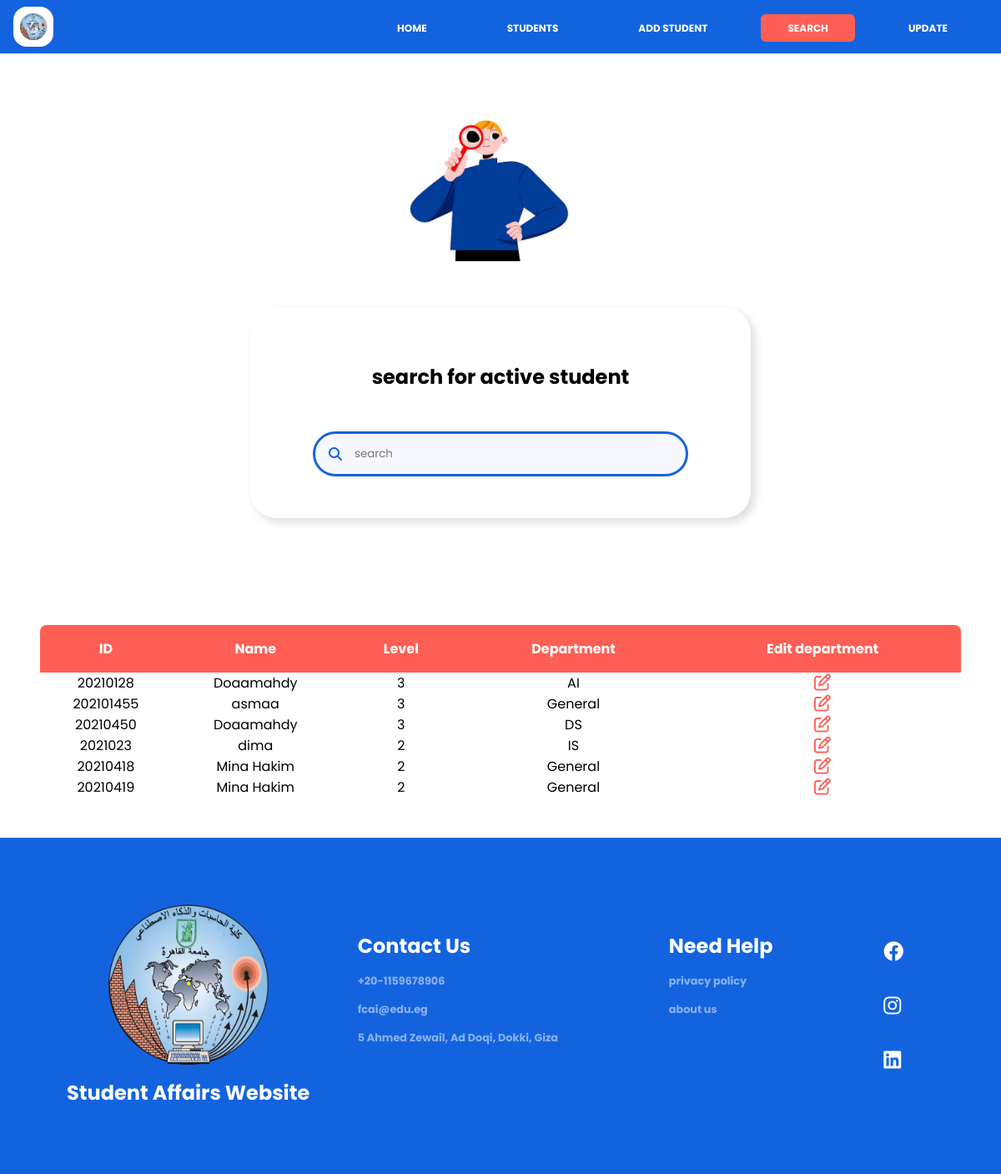
The app's page /search/, older data.
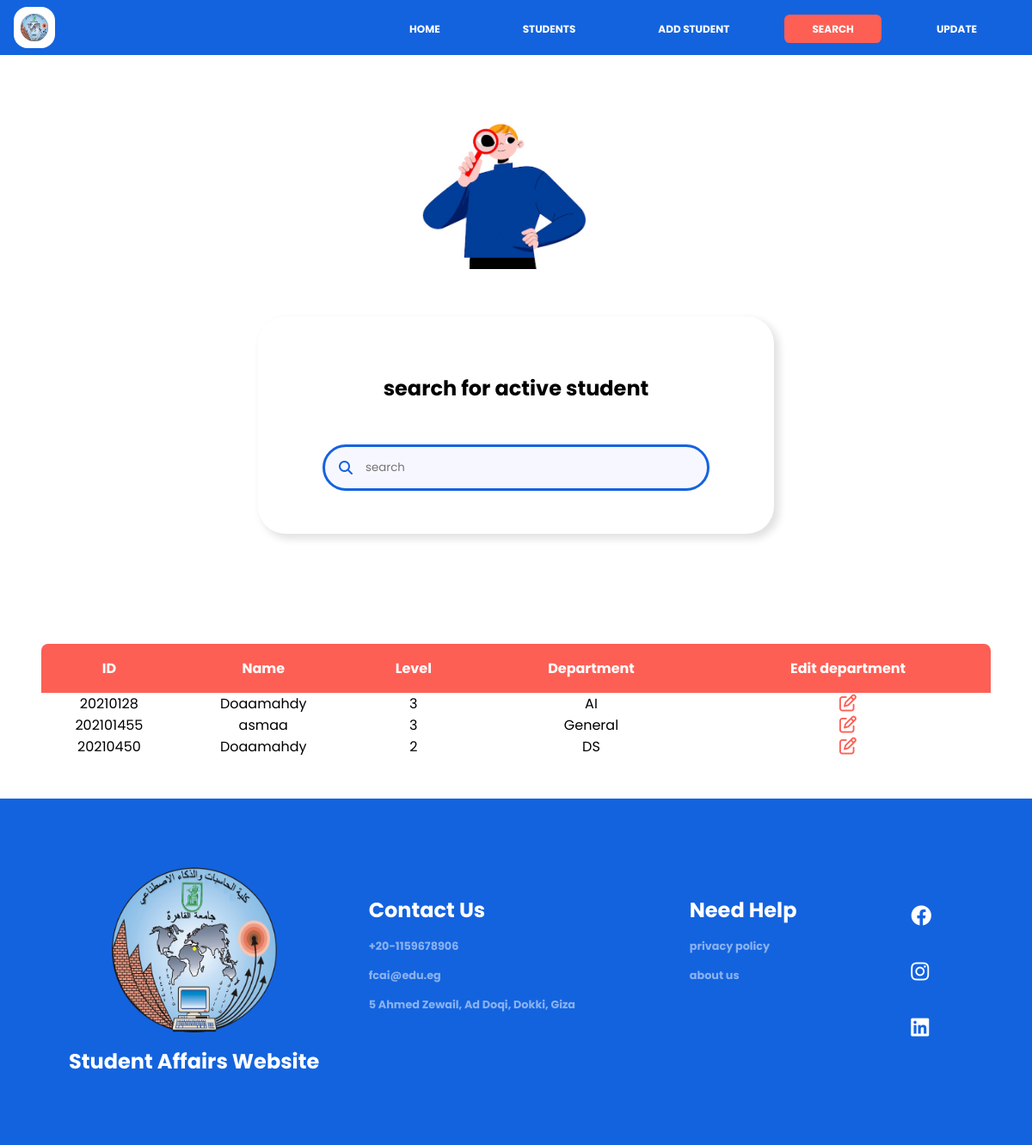
The same page, newer data.
### pages/models.py (models this page shows, shortened)
class Student(models.Model):
    ID = models.CharField(max_length=255, primary_key=True)
    name = models.CharField(max_length=255)
    birthDate = models.DateField(auto_now=False, auto_now_add=False, default=timezone.now)
    GPA = models.DecimalField(max_digits=3, decimal_places=2)
    email = models.CharField(max_length=255)
    phone = models.CharField(max_length=11)
    level_choices = [
        ("1", "one"),
        ("2", "two"),
        ("3", "three"),
        ("4", "four"),
    ]
    level = models.CharField(max_length=10,
                    choices=level_choices, null=True)
    department_choices = [
        ("General", "General"),
        ("CS", "Computer Science"),
        ("IT", "Information Technology"),
        ("IS", "Information System"),
        ("DS", "Decision Support"),
        ("AI", "Artificial Intelligence"),
    ]
    department = models.CharField(max_length=40,
                                choices=department_choices, null=True)
    gender_choices = [
        ("male", "male"),
        ("female", "female")
    ]
    gender = models.CharField(max_length=10,
                            choices=gender_choices, null=True)
    status_choices = [
        ("active", "active"),
        ("inactive", "inactive")
    ]
    status = models.CharField(max_length=15,
                            choices=status_choices, null=True)

### pages/views.py (the view)
# urls.py: path('search/',views.search,name='search'),
def search(request):
    if 'q' in request.GET:
        q=request.GET['q']
        data=Student.objects.filter(ID__icontains=q, status="active")|Student.objects.filter(name__icontains=q, status="active")
    else:
        data =Student.objects.filter(status="active")
    context={
        'data':data
    }
    return render(request,'search.html',context)

### pages/templates/search.html (shortened to what this page needs)
{% extends 'master.html' %}
{% load static %}
{% block styles %}
<link rel="stylesheet" href="{% static 'css/search.css' %}" />
<link rel="stylesheet" href="{% static 'css/font-awesome.min.css' %}" />
<link rel="stylesheet" href="{% static 'css/style.css' %}" />
<link rel="stylesheet" href="{% static 'css/fontawesome/css/all.css' %}" />
{% endblock %}
{% block contents %}
<div class="container">
  <div class="img_">
    <img src="{% static 'img/Screenshot (113).png' %}" alt="img-search" style="max-width: 60%; margin-left: 50px" />
  </div>
  <div class="search-content">
    <h2>search for active student</h2>
    <form method="get">
      <i class="fa fa-search"></i>
      <input type="search" name="q" id="mysearch" placeholder="search"/>
    </form>
  </div>
</div>
<div class="table-content">
  <table>
    <thead>
      <tr class="table-row">
        <th id="Id">ID</th>
        <th id="name">Name</th>
        <th id="level">Level</th>
        <th id="department">Department</th>
        <th id="editDepartment">Edit department</th>
      </tr>
    </thead>
    <tbody id="tbody">
    {% for d in data %}
      <tr>
        <td>{{d.ID}}</td>
        <td>{{d.name}}</td>
        <td>{{d.level}}</td>
        <td>{{d.department}}</td>
        <td><a href={% if d.level == '3' or d.level == '4' %}"department/{{d.ID}}"{% endif %}><i class="fa-regular fa-pen-to-square fa-lg" style="color: #fe5f55;"></i></a></td>
      </tr>
    {% endfor %}
    </tbody>
  </table>
</div>
{% endblock %}

### pages/templates/master.html (shortened to what this page needs)
{% load static %}
<!DOCTYPE html>
<html lang="en">
<head>
    {% block styles %}
    {% endblock %}
</head>
<body>
    <header>
        <div class="logo-and-icon">
            <a href="HOME.html">
                <div id="logo">
                    <img src="{% static 'img/logo.png' %}" alt="logo" />
                </div>
            </a>
        </div>
        <div>
            <nav>
                {% with request.resolver_match.url_name as url_name %}
                <ul class="menu">
                    <li><a href="/home/" class="{% if url_name == 'home' %}active{% endif %}">HOME</a></li>
                    <li><a href="/studentsPage/"
                            class="{% if url_name == 'studentsPage' %}active{% endif %}">STUDENTS</a>
                    </li>
                    <li><a href="/ADD-STUDENT/" class="{% if url_name == 'ADD-STUDENT' %}active{% endif %}">ADD
                            STUDENT</a></li>
                    <li><a href="/search/" class="{% if url_name == 'search' %}active{% endif %}">SEARCH</a></li>
                    <li><a href="/update/" class="{% if url_name == 'update' %}active{% endif %}">UPDATE</a></li>
                </ul>
                {% endwith %}
            </nav>
        </div>
    </header>
    {% block contents %}
    {% endblock %}
    <footer>
        <div class="first-sec">
            <img src="{% static 'img/logo.png' %}" alt="logo" />
            <h3>Student Affairs Website</h3>
        </div>
        <div class="second-sec">
            <div class="mid-sec">
                <h1>Contact Us</h1>
                <h3>+20-1159678906</h3>
                <h3>fcai@edu.eg</h3>
                <h3>5 Ahmed Zewail, Ad Doqi, Dokki, Giza</h3>
            </div>
            <div class="mid-sec">
                <h1>Need Help</h1>
                <h3>privacy policy</h3>
                <h3>about us</h3>
            </div>
            <div class="last-sec">
                <i class="fa-brands fa-facebook fa-xl"></i>
                <i class="fa-brands fa-instagram fa-xl"></i>
                <i class="fa-brands fa-linkedin fa-xl"></i>
            </div>
        </div>
    </footer>
</body>
</html>

### pages/static/css/search.css (style rules this page uses)
:root { --c0: rgb(255, 35, 20); --c1: rgba(254, 95, 85); --c2: rgba(247, 247, 255); --c3: rgba(189, 213, 234); --c4: rgb(19, 99, 223); --c5: rgb(44, 116, 179); --c6: rgb(212, 226, 240); font-size: 16px; }
.container { display: flex; align-items: center; justify-content: center; width: 100%; gap: 3rem; padding: 5rem 0rem; flex-direction: column; }
.search-content { display: flex; flex-direction: column; gap: 2rem; background-color: white; border-radius: 2rem; padding: 50px 75px; width: 50%; box-shadow: 5px 5px 10px 1px rgb(0, 0, 0, 12%); flex-grow: 1; }
.img_ { width: 20rem; }
.container h2 { text-align: center; padding: 1rem; }
.search-content form { background-color: var(--c2); border: var(--c4) 0.2rem solid; border-radius: 200px; padding: 6px; width: 100%; display: flex; align-items: center; transition: all 0.3s; }
.search-content form i { padding: 10px; color: var(--c4); transition: all 0.3s; }
.search-content input[type="search"] { flex: 1; min-width: 0; border: none; outline: none; padding: 0px 5px; background-color: rgba(0, 0, 0, 0); }
.table-content { width: 100%; display: flex; align-items: center; justify-content: center; padding: 3rem; }
table { text-align: center; border-collapse: collapse; border-radius: 0.5rem; overflow: hidden; width: 100%; }
th { background-color: var(--c1); color: white; }
th, .table-col { padding: 1rem; }
.table-row:nth-child(odd) { background-color: var(--c2); }

### pages/static/css/style.css (style rules this page uses)
:root { --c0: rgb(255, 35, 20); --c1: rgba(254, 95, 85); --c2: rgba(247, 247, 255); --c3: rgba(189, 213, 234); --c4: rgb(19, 99, 223); --c5: rgb(44, 116, 179); --c6: rgb(212, 226, 240); font-size: 16px; }
* { margin: 0; padding: 0; box-sizing: border-box; font-family: "poppins", sans-serif; }
body { display: flex; flex-direction: column; align-items: center; min-height: 100vh; overflow: scroll; overflow-x: hidden; width: 100%; }
header { display: flex; justify-content: space-between; align-items: center; background-color: var(--c4); padding: 0.5rem 1rem; width: 100%; position: sticky; top: 0px; z-index: 9999; box-shadow: 0px 10px 10px rgba(0, 0, 0, 0%); position: relative; }
#logo { display: flex; justify-content: center; align-items: center; background-color: white; border-radius: 1rem; aspect-ratio: 1 / 1; width: 3rem; }
#logo img { width: 2rem; height: 2rem; transition: all 0.3s; }
nav ul { display: flex; list-style: none; }
nav a { text-decoration: none; color: white; border-radius: 0.4rem; padding: 0.5rem 2rem; margin: 1rem; font-size: 0.75rem; font-weight: bold; transition: all 0.3s; }
nav a.active, nav a:hover { background-color: var(--c1) !important; }
footer { display: flex; justify-content: space-between; padding: 5rem; color: white; background-color: var(--c4); margin-top: auto; width: 100%; }
footer .first-sec { display: flex; flex-direction: column; align-items: center; gap: 1rem; }
footer .second-sec { display: flex; justify-content: space-evenly; gap: 4rem; width: 70%; }
footer .first-sec img { width: 12rem; height: 12rem; }
footer .first-sec h3 { font-size: 1.5rem; }
footer .mid-sec { display: flex; flex-direction: column; gap: 1rem; border-radius: 2rem; padding: 2rem; }
footer .mid-sec h1 { font-size: 1.5rem; }
footer .mid-sec h3 { opacity: 50%; font-size: 0.8rem; }
footer .last-sec { display: flex; flex-direction: column; justify-content: center; gap: 4rem; border-radius: 2rem; padding: 2rem; }

Row changes from the older to the newer data that the page shows:
removed Student: ID "2021023", name "dima", level "2", department "IS"
removed Student: ID "20210418", name "Mina Hakim", level "2", department "General"
removed Student: ID "20210419", name "Mina Hakim", level "2", department "General"
changed Student "DS": level "3" → "2"
